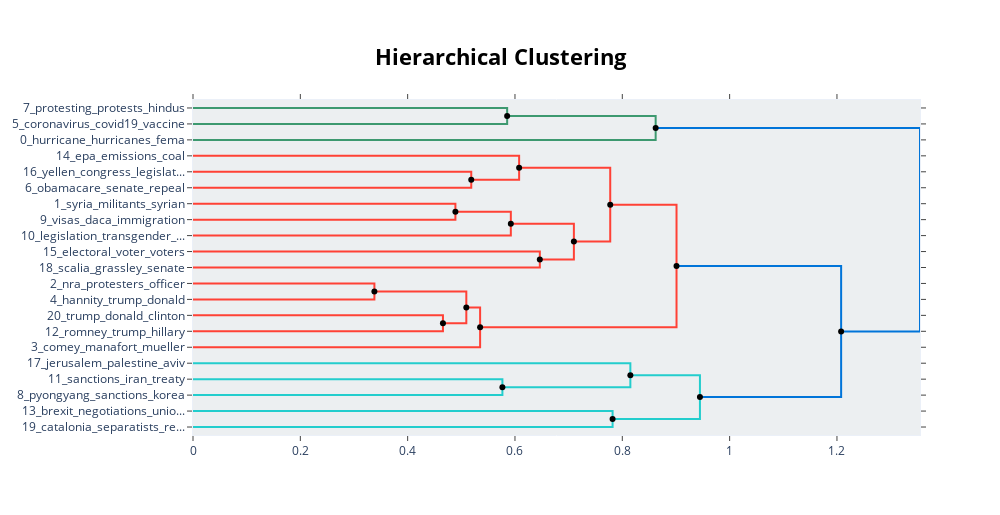

Here is the notebook cell this chart was saved with:
### Code cell
# Établissement de la Classification hiérarchique ascendante
linkage_function = lambda x: sch.linkage(x, 'single', optimal_ordering=True)
hierarchical_topics = topic_model.hierarchical_topics(texts, linkage_function=linkage_function)

topic_model.visualize_hierarchy(hierarchical_topics=hierarchical_topics)

### Figure 1 — Plotly figure (JSON) as saved in the notebook; plotly's stock layout.template omitted (floating-point values rounded to 4 significant figures)
{"data": [{"hoverinfo": "text", "marker": {"color": "rgb(61,153,112)"}, "mode": "lines", "text": ["protesting_protests_hindus_sikh_protest", "", "", "coronavirus_covid19_vaccine_coronavirusfacts_vaccines"], "type": "scatter", "x": [0, 0.5854, 0.5854, 0], "xaxis": "x", "y": [-5, -5, -15, -15], "yaxis": "y"}, {"hoverinfo": "text", "marker": {"color": "rgb(61,153,112)"}, "mode": "lines", "text": ["covid19_coronavirus_vaccine_vaccines_covid", "", "", "hurricane_hurricanes_fema_irma_evacuees"], "type": "scatter", "x": [0.5854, 0.8622, 0.8622, 0], "xaxis": "x", "y": [-10, -10, -25, -25], "yaxis": "y"}, {"hoverinfo": "text", "marker": {"color": "rgb(255,65,54)"}, "mode": "lines", "text": ["yellen_congress_legislation_regulators_regulation", "", "", "obamacare_senate_repeal_congress_medicaid"], "type": "scatter", "x": [0, 0.5185, 0.5185, 0], "xaxis": "x", "y": [-45, -45, -55, -55], "yaxis": "y"}, {"hoverinfo": "text", "marker": {"color": "rgb(255,65,54)"}, "mode": "lines", "text": ["epa_emissions_coal_pollution_environmental", "", "", "obamacare_congress_senate_senators_lawmakers"], "type": "scatter", "x": [0, 0.6077, 0.6077, 0.5185], "xaxis": "x", "y": [-35, -35, -50, -50], "yaxis": "y"}, {"hoverinfo": "text", "marker": {"color": "rgb(255,65,54)"}, "mode": "lines", "text": ["syria_militants_syrian_iraq_iraqi", "", "", "visas_daca_immigration_deportation_obama"], "type": "scatter", "x": [0, 0.489, 0.489, 0], "xaxis": "x", "y": [-65, -65, -75, -75], "yaxis": "y"}, {"hoverinfo": "text", "marker": {"color": "rgb(255,65,54)"}, "mode": "lines", "text": ["iraq_syria_iraqi_militants_kurdish", "", "", "legislation_transgender_discrimination_abortion_abortions"], "type": "scatter", "x": [0.489, 0.5923, 0.5923, 0], "xaxis": "x", "y": [-70, -70, -85, -85], "yaxis": "y"}, {"hoverinfo": "text", "marker": {"color": "rgb(255,65,54)"}, "mode": "lines", "text": ["electoral_voter_voters_ballot_elections", "", "", "scalia_grassley_senate_justices_senators"], "type": "scatter", "x": [0, 0.6463, 0.6463, 0], "xaxis": "x", "y": [-95, -95, -105, -105], "yaxis": "y"}, {"hoverinfo": "text", "marker": {"color": "rgb(255,65,54)"}, "mode": "lines", "text": ["electoral_voter_voters_ballot_elections", "", "", "scalia_grassley_senate_justices_senators"], "type": "scatter", "x": [0.5923, 0.7097, 0.7097, 0.6463], "xaxis": "x", "y": [-77.5, -77.5, -100, -100], "yaxis": "y"}, {"hoverinfo": "text", "marker": {"color": "rgb(255,65,54)"}, "mode": "lines", "text": ["electoral_voter_voters_ballot_elections", "", "", "scalia_grassley_senate_justices_senators"], "type": "scatter", "x": [0.6077, 0.7775, 0.7775, 0.7097], "xaxis": "x", "y": [-42.5, -42.5, -88.75, -88.75], "yaxis": "y"}, {"hoverinfo": "text", "marker": {"color": "rgb(255,65,54)"}, "mode": "lines", "text": ["nra_protesters_officer_racism_cops", "", "", "hannity_trump_donald_melania_realdonaldtrump"], "type": "scatter", "x": [0, 0.338, 0.338, 0], "xaxis": "x", "y": [-115, -115, -125, -125], "yaxis": "y"}, {"hoverinfo": "text", "marker": {"color": "rgb(255,65,54)"}, "mode": "lines", "text": ["trump_donald_clinton_hillary_taxes", "", "", "romney_trump_hillary_kasich_election"], "type": "scatter", "x": [0, 0.4658, 0.4658, 0], "xaxis": "x", "y": [-135, -135, -145, -145], "yaxis": "y"}, {"hoverinfo": "text", "marker": {"color": "rgb(255,65,54)"}, "mode": "lines", "text": ["racist_trump_donald_protesters_violence", "", "", "romney_trump_hillary_kasich_election"], "type": "scatter", "x": [0.338, 0.5093, 0.5093, 0.4658], "xaxis": "x", "y": [-120, -120, -140, -140], "yaxis": "y"}, {"hoverinfo": "text", "marker": {"color": "rgb(255,65,54)"}, "mode": "lines", "text": ["trump_donald_racist_obama_clinton", "", "", "comey_manafort_mueller_congress_fbi"], "type": "scatter", "x": [0.5093, 0.535, 0.535, 0], "xaxis": "x", "y": [-130, -130, -155, -155], "yaxis": "y"}, {"hoverinfo": "text", "marker": {"color": "rgb(255,65,54)"}, "mode": "lines", "text": ["trump_donald_racist_obama_clinton", "", "", "comey_mueller_trump_fbi_donald"], "type": "scatter", "x": [0.7775, 0.901, 0.901, 0.535], "xaxis": "x", "y": [-65.62, -65.62, -142.5, -142.5], "yaxis": "y"}, {"hoverinfo": "text", "marker": {"color": "rgb(35,205,205)"}, "mode": "lines", "text": ["sanctions_iran_treaty_tillerson_obama", "", "", "pyongyang_sanctions_korea_nuclear_kim"], "type": "scatter", "x": [0, 0.5766, 0.5766, 0], "xaxis": "x", "y": [-175, -175, -185, -185], "yaxis": "y"}, {"hoverinfo": "text", "marker": {"color": "rgb(35,205,205)"}, "mode": "lines", "text": ["jerusalem_palestine_aviv_gaza_palestinians", "", "", "pyongyang_sanctions_korea_nuclear_kim"], "type": "scatter", "x": [0, 0.815, 0.815, 0.5766], "xaxis": "x", "y": [-165, -165, -180, -180], "yaxis": "y"}, {"hoverinfo": "text", "marker": {"color": "rgb(35,205,205)"}, "mode": "lines", "text": ["brexit_negotiations_unionist_ireland_labour", "", "", "catalonia_separatists_referendum_separatist_secessionist"], "type": "scatter", "x": [0, 0.7819, 0.7819, 0], "xaxis": "x", "y": [-195, -195, -205, -205], "yaxis": "y"}, {"hoverinfo": "text", "marker": {"color": "rgb(35,205,205)"}, "mode": "lines", "text": ["brexit_negotiations_unionist_ireland_labour", "", "", "catalonia_separatists_referendum_separatist_secessionist"], "type": "scatter", "x": [0.815, 0.9447, 0.9447, 0.7819], "xaxis": "x", "y": [-172.5, -172.5, -200, -200], "yaxis": "y"}, {"hoverinfo": "text", "marker": {"color": "rgb(0,116,217)"}, "mode": "lines", "text": ["brexit_negotiations_unionist_ireland_labour", "", "", "catalonia_separatists_referendum_separatist_secessionist"], "type": "scatter", "x": [0.901, 1.208, 1.208, 0.9447], "xaxis": "x", "y": [-104.1, -104.1, -186.2, -186.2], "yaxis": "y"}, {"hoverinfo": "text", "marker": {"color": "rgb(0,116,217)"}, "mode": "lines", "text": ["brexit_negotiations_unionist_ireland_labour", "", "", "trump_donald_obama_clinton_presidential"], "type": "scatter", "x": [0.8622, 1.355, 1.355, 1.208], "xaxis": "x", "y": [-17.5, -17.5, -145.2, -145.2], "yaxis": "y"}, {"hoverinfo": "text", "hovertext": ["covid19_coronavirus_vaccine_vaccines_covid", "iraq_syria_iraqi_militants_kurdish", "electoral_voter_voters_ballot_elections", "electoral_voter_voters_ballot_elections", "racist_trump_donald_protesters_violence", "trump_donald_racist_obama_clinton", "trump_donald_racist_obama_clinton", "brexit_negotiations_unionist_ireland_labour", "brexit_negotiations_unionist_ireland_labour", "brexit_negotiations_unionist_ireland_labour"], "marker": {"color": "black"}, "mode": "markers", "showlegend": false, "type": "scatter", "x": [0.5854, 0.489, 0.5923, 0.6077, 0.338, 0.5093, 0.7775, 0.815, 0.901, 0.8622], "y": [-10, -70, -77.5, -42.5, -120, -130, -65.62, -172.5, -104.1, -17.5]}, {"hoverinfo": "text", "hovertext": ["obamacare_congress_senate_senators_lawmakers", "scalia_grassley_senate_justices_senators", "scalia_grassley_senate_justices_senators", "romney_trump_hillary_kasich_election", "comey_mueller_trump_fbi_donald", "pyongyang_sanctions_korea_nuclear_kim", "catalonia_separatists_referendum_separatist_secessionist", "catalonia_separatists_referendum_separatist_secessionist", "trump_donald_obama_clinton_presidential"], "marker": {"color": "black"}, "mode": "markers", "showlegend": false, "type": "scatter", "x": [0.5185, 0.6463, 0.7097, 0.4658, 0.535, 0.5766, 0.7819, 0.9447, 1.208], "y": [-50, -100, -88.75, -140, -142.5, -180, -200, -186.2, -145.2]}], "layout": {"autosize": false, "height": 515, "hoverlabel": {"bgcolor": "white", "font": {"family": "Rockwell", "size": 16}}, "hovermode": "closest", "plot_bgcolor": "#ECEFF1", "showlegend": false, "title": {"font": {"color": "Black", "size": 22}, "text": "<b>Hierarchical Clustering</b>", "x": 0.5, "xanchor": "center", "yanchor": "top"}, "width": 1000, "xaxis": {"mirror": "allticks", "rangemode": "tozero", "showgrid": false, "showline": true, "showticklabels": true, "ticks": "outside", "type": "linear", "zeroline": false}, "yaxis": {"mirror": "allticks", "range": [-210, 0], "rangemode": "tozero", "showgrid": false, "showline": true, "showticklabels": true, "tickmode": "array", "ticks": "outside", "ticktext": ["7_protesting_protests_hindus", "5_coronavirus_covid19_vaccine", "0_hurricane_hurricanes_fema", "14_epa_emissions_coal", "16_yellen_congress_legislat...", "6_obamacare_senate_repeal", "1_syria_militants_syrian", "9_visas_daca_immigration", "10_legislation_transgender_...", "15_electoral_voter_voters", "18_scalia_grassley_senate", "2_nra_protesters_officer", "4_hannity_trump_donald", "20_trump_donald_clinton", "12_romney_trump_hillary", "3_comey_manafort_mueller", "17_jerusalem_palestine_aviv", "11_sanctions_iran_treaty", "8_pyongyang_sanctions_korea", "13_brexit_negotiations_unio...", "19_catalonia_separatists_re..."], "tickvals": [-5, -15, -25, -35, -45, -55, -65, -75, -85, -95, -105, -115, -125, -135, -145, -155, -165, -175, -185, -195, -205], "type": "linear", "zeroline": false}}}
